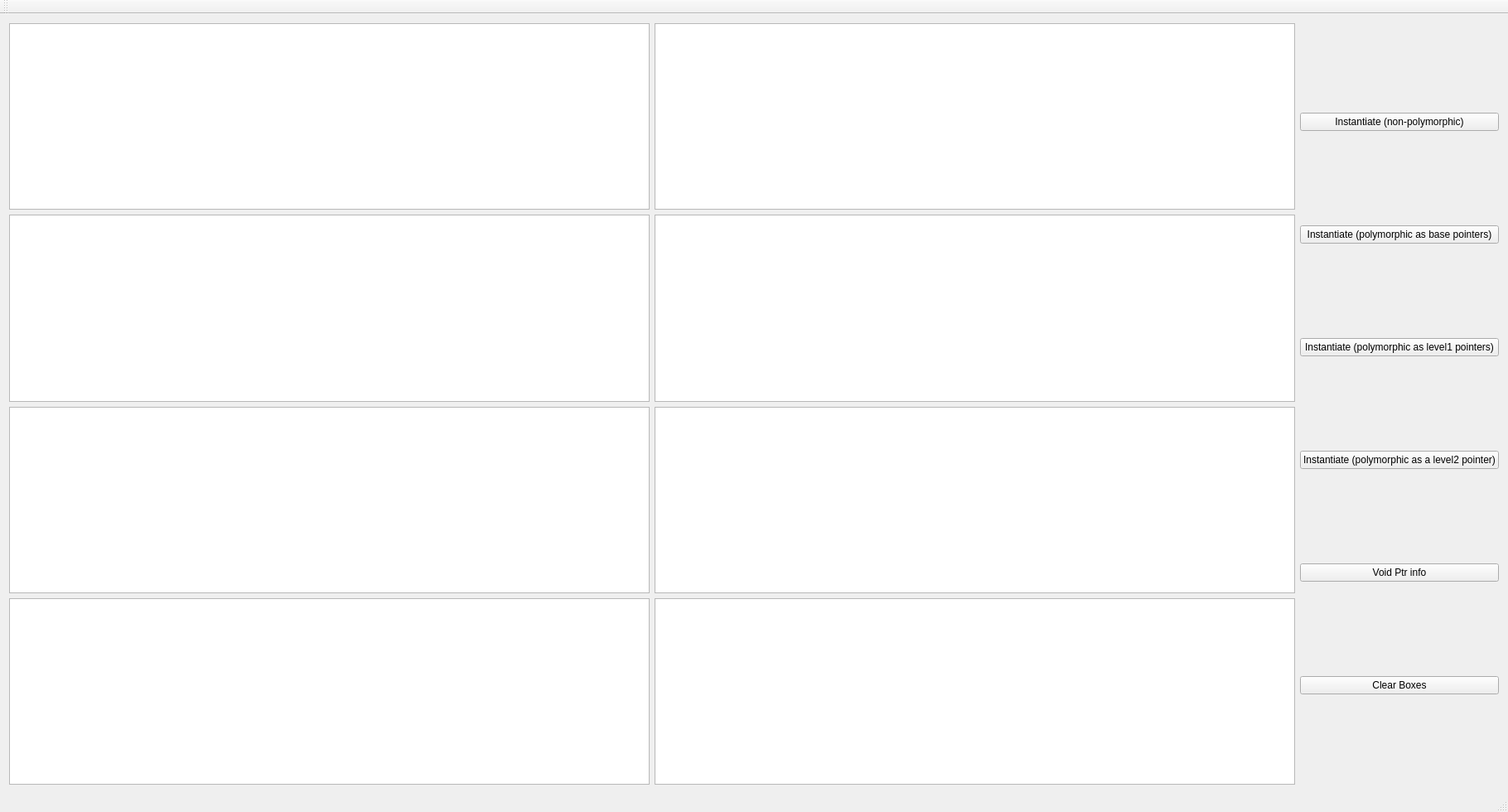
<?xml version="1.0" encoding="UTF-8"?>
<ui version="4.0">
 <class>MainWindow</class>
 <widget class="QMainWindow" name="MainWindow">
  <property name="geometry">
   <rect>
    <x>0</x>
    <y>0</y>
    <width>1820</width>
    <height>980</height>
   </rect>
  </property>
  <property name="windowTitle">
   <string>MainWindow</string>
  </property>
  <widget class="QWidget" name="centralWidget">
   <layout class="QHBoxLayout" name="horizontalLayout">
    <item>
     <layout class="QVBoxLayout" name="_pointerData">
      <item>
       <widget class="QPlainTextEdit" name="_nonPolyPointerContent"/>
      </item>
      <item>
       <widget class="QPlainTextEdit" name="_polyAsBasePointerContent"/>
      </item>
      <item>
       <widget class="QPlainTextEdit" name="_polyAsLevel1PointerContent"/>
      </item>
      <item>
       <widget class="QPlainTextEdit" name="_polyAsLevel2PointerContent"/>
      </item>
     </layout>
    </item>
    <item>
     <layout class="QVBoxLayout" name="_pointerAddressData">
      <item>
       <widget class="QPlainTextEdit" name="_nonPolyPointerAddresses"/>
      </item>
      <item>
       <widget class="QPlainTextEdit" name="_polyAsBasePointerAddresses"/>
      </item>
      <item>
       <widget class="QPlainTextEdit" name="_polyAsLevel1PointerAddresses"/>
      </item>
      <item>
       <widget class="QPlainTextEdit" name="_polyAsLevel2PointerAddresses"/>
      </item>
     </layout>
    </item>
    <item>
     <layout class="QVBoxLayout" name="_buttonsLayout">
      <item>
       <widget class="QPushButton" name="_nonPolyInstantiateButton">
        <property name="text">
         <string>Instantiate (non-polymorphic)</string>
        </property>
       </widget>
      </item>
      <item>
       <widget class="QPushButton" name="_polyAsBaseInstantiateButton">
        <property name="text">
         <string>Instantiate (polymorphic as base pointers)</string>
        </property>
       </widget>
      </item>
      <item>
       <widget class="QPushButton" name="_polyAsLevel1InstantiateButton">
        <property name="text">
         <string>Instantiate (polymorphic as level1 pointers)</string>
        </property>
       </widget>
      </item>
      <item>
       <widget class="QPushButton" name="_polyAsLevel2InstantiateButton">
        <property name="text">
         <string>Instantiate (polymorphic as a level2 pointer)</string>
        </property>
       </widget>
      </item>
      <item>
       <widget class="QPushButton" name="_voidPtrInfoButton">
        <property name="text">
         <string>Void Ptr info</string>
        </property>
       </widget>
      </item>
      <item>
       <widget class="QPushButton" name="_clearBoxesButton">
        <property name="text">
         <string>Clear Boxes</string>
        </property>
       </widget>
      </item>
     </layout>
    </item>
   </layout>
  </widget>
  <widget class="QMenuBar" name="menuBar">
   <property name="geometry">
    <rect>
     <x>0</x>
     <y>0</y>
     <width>1820</width>
     <height>27</height>
    </rect>
   </property>
  </widget>
  <widget class="QToolBar" name="mainToolBar">
   <attribute name="toolBarArea">
    <enum>TopToolBarArea</enum>
   </attribute>
   <attribute name="toolBarBreak">
    <bool>false</bool>
   </attribute>
  </widget>
  <widget class="QStatusBar" name="statusBar"/>
 </widget>
 <layoutdefault spacing="6" margin="11"/>
 <resources/>
 <connections/>
</ui>
